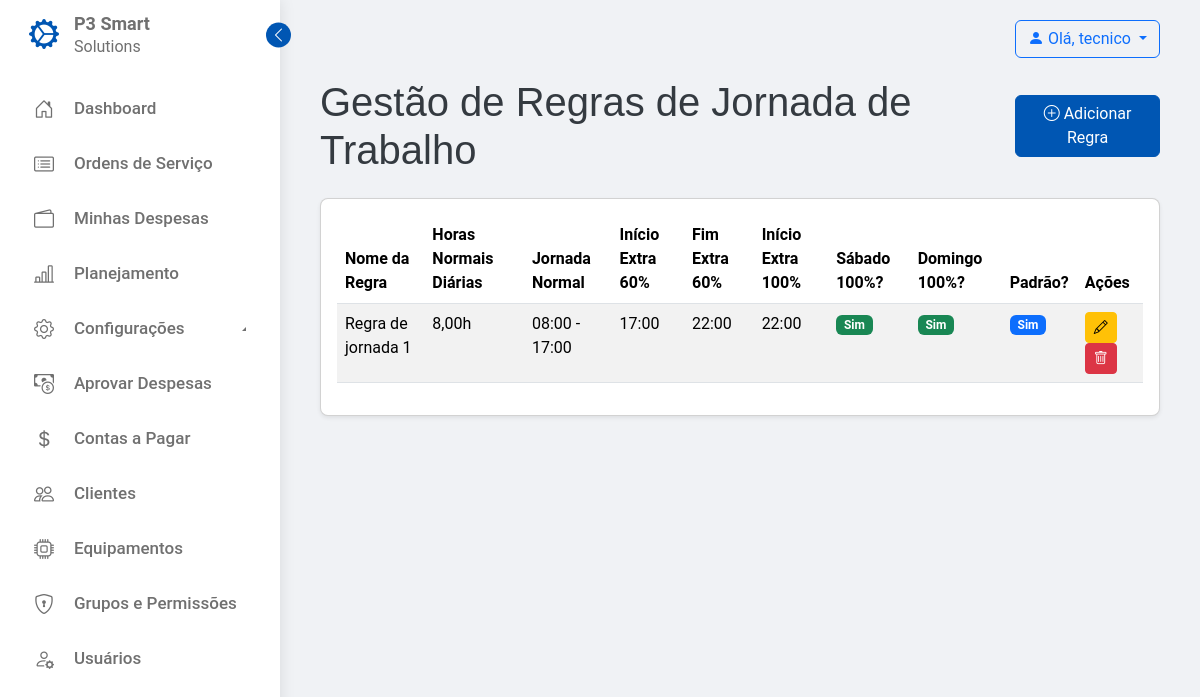
Screenshot of /servico/gestao/regras-jornada/ (signed in) with the database file from the repository.
### servico_campo/models.py (models this page shows, shortened)
class RegraJornadaTrabalho(models.Model):
    nome = models.CharField(max_length=100, unique=True,
                            verbose_name=_("Nome da Regra"))
    horas_normais_diarias = models.DecimalField(
        max_digits=4, decimal_places=2, default=8.00,
        verbose_name=_("Horas Normais Diárias (Ex: 8.00)")
    )
    inicio_jornada_normal = models.TimeField(
        default=time(8, 0, 0), verbose_name=_("Início da Jornada Normal (HH:MM)")
    )
    fim_jornada_normal = models.TimeField(
        default=time(17, 0, 0), verbose_name=_("Fim da Jornada Normal (HH:MM)")
    )
    inicio_extra_60 = models.TimeField(
        default=time(17, 0, 1), verbose_name=_("Início da Hora Extra 60% (HH:MM)")
    )
    fim_extra_60 = models.TimeField(
        default=time(22, 0, 0), verbose_name=_("Fim da Hora Extra 60% (HH:MM)")
    )
    inicio_extra_100 = models.TimeField(
        default=time(22, 0, 1), verbose_name=_("Início da Hora Extra 100% (HH:MM)")
    )
    considerar_sabado_100_extra = models.BooleanField(
        default=True, verbose_name=_("Considerar Sábado 100% Extra")
    )
    considerar_domingo_100_extra = models.BooleanField(
        default=True, verbose_name=_("Considerar Domingo 100% Extra")
    )
    is_default = models.BooleanField(
        default=False, verbose_name=_("Regra Padrão (Default)")
    )
    class Meta:
        verbose_name = _("Regra de Jornada de Trabalho")
        verbose_name_plural = _("Regras de Jornada de Trabalho")

### servico_campo/views.py (the view)
# urls.py: path('gestao/regras-jornada/', views.RegraJornadaTrabalhoListView.as_view(),
class RegraJornadaTrabalhoListView(GestorRequiredMixin, ListView):
    permission_required = 'servico_campo.view_regrajornadatrabalho'
    model = RegraJornadaTrabalho
    template_name = 'servico_campo/gestao/regra_jornada_trabalho_list.html'
    context_object_name = 'regras'
    ordering = ['-is_default', 'nome']  # Exibe a padrão primeiro
    def get_context_data(self, **kwargs):
        context = super().get_context_data(**kwargs)
        context['form_title'] = _("Gestão de Regras de Jornada de Trabalho")
        return context

### servico_campo/templates/servico_campo/gestao/regra_jornada_trabalho_list.html (shortened to what this page needs)
{% extends 'servico_campo/base.html' %}
{% load i18n %}
{% block content %}
    <div class="d-flex flex-column flex-md-row justify-content-md-between align-items-md-center gap-3 mb-4">
        <h1 class="mb-0">{{ form_title }}</h1>
        <a href="{% url 'servico_campo:nova_regra_jornada' %}" class="btn btn-primary">
            <i class="bi bi-plus-circle"></i> {% trans "Adicionar Regra" %}
        </a>
    </div>
    <div class="card card-body">
        <div class="table-responsive">
            <table class="table table-striped table-hover">
                <thead>
                    <tr>
                        <th>{% trans "Nome da Regra" %}</th>
                        <th>{% trans "Horas Normais Diárias" %}</th>
                        <th>{% trans "Jornada Normal" %}</th>
                        <th>{% trans "Início Extra 60%" %}</th>
                        <th>{% trans "Fim Extra 60%" %}</th>
                        <th>{% trans "Início Extra 100%" %}</th>
                        <th>{% trans "Sábado 100%?" %}</th>
                        <th>{% trans "Domingo 100%?" %}</th>
                        <th>{% trans "Padrão?" %}</th>
                        <th>{% trans "Ações" %}</th>
                    </tr>
                </thead>
                <tbody>
                    {% for regra in regras %}
                    <tr>
                        <td>{{ regra.nome }}</td>
                        <td>{{ regra.horas_normais_diarias|floatformat:2 }}h</td>
                        <td>{{ regra.inicio_jornada_normal|time:"H:i" }} - {{ regra.fim_jornada_normal|time:"H:i" }}</td>
                        <td>{{ regra.inicio_extra_60|time:"H:i" }}</td>
                        <td>{{ regra.fim_extra_60|time:"H:i" }}</td>
                        <td>{{ regra.inicio_extra_100|time:"H:i" }}</td>
                        <td>
                            {% if regra.considerar_sabado_100_extra %}
                                <span class="badge bg-success">{% trans "Sim" %}</span>
                            {% else %}
                                <span class="badge bg-danger">{% trans "Não" %}</span>
                            {% endif %}
                        </td>
                        <td>
                            {% if regra.considerar_domingo_100_extra %}
                                <span class="badge bg-success">{% trans "Sim" %}</span>
                            {% else %}
                                <span class="badge bg-danger">{% trans "Não" %}</span>
                            {% endif %}
                        </td>
                        <td>
                            {% if regra.is_default %}
                                <span class="badge bg-primary">{% trans "Sim" %}</span>
                            {% else %}
                                <span class="badge bg-secondary">{% trans "Não" %}</span>
                            {% endif %}
                        </td>
                        <td>
                            <a href="{% url 'servico_campo:editar_regra_jornada' regra.pk %}" class="btn btn-sm btn-warning" title="{% trans 'Editar' %}"><i class="bi bi-pencil"></i></a>
                            <a href="{% url 'servico_campo:excluir_regra_jornada' regra.pk %}" class="btn btn-sm btn-danger" title="{% trans 'Excluir' %}"><i class="bi bi-trash"></i></a>
                        </td>
                    </tr>
                    {% empty %}
                        <tr>
                            <td colspan="10" class="text-center">{% trans "Nenhuma regra de jornada de trabalho cadastrada." %}</td>
                        </tr>
                    {% endfor %}
                </tbody>
            </table>
        </div>
    </div>
{% endblock %}

### servico_campo/templates/servico_campo/base.html (shortened to what this page needs)
{% load static %}
{% load i18n %}
<!DOCTYPE html>
<html lang="pt-br">
<head>
    <link href="https://cdn.jsdelivr.net/npm/bootstrap@5.3.3/dist/css/bootstrap.min.css" rel="stylesheet">
    <link rel="stylesheet" href="https://cdn.jsdelivr.net/npm/bootstrap-icons@1.11.3/font/bootstrap-icons.min.css">
    <link rel="stylesheet" href="{% static 'servico_campo/css/sidebar.css' %}">
    <link rel="stylesheet" href="{% static 'servico_campo/css/style.css' %}">
</head>
<body>
<nav class="sidebar">
    <header>
        <div class="image-text">
            <span class="image">
                <i class='bi bi-gear-wide-connected' style="font-size: 30px; color: #0056b3;"></i>
            </span>
            <div class="text logo-text">
                <span class="name">P3 Smart</span>
                <span class="profession">Solutions</span>
            </div>
        </div>
        <i class='bi bi-chevron-right toggle'></i>
    </header>
    <div class="menu-bar">
        <div class="menu">
            <ul class="menu-links">
                <li class="nav-link">
                    <a href="{% url 'servico_campo:dashboard' %}">
                        <i class='bi bi-house-door icon'></i>
                        <span class="text nav-text">Dashboard</span>
                    </a>
                </li>
                <li class="nav-link">
                    <a href="{% url 'servico_campo:lista_os' %}">
                        <i class='bi bi-card-list icon'></i>
                        <span class="text nav-text">Ordens de Serviço</span>
                    </a>
                </li>
                <li class="nav-link">
                    <a href="{% url 'servico_campo:minhas_despesas' %}">
                        <i class='bi bi-wallet2 icon'></i>
                        <span class="text nav-text">Minhas Despesas</span>
                    </a>
                </li>
                <li class="nav-link">
                    <a href="{% url 'servico_campo:gantt_chart' %}">
                        <i class='bi bi-bar-chart-line icon'></i>
                        <span class="text nav-text">Planejamento</span>
                    </a>
                </li>
                {% if user.is_authenticated %}
                    {% if perms.configuracoes.view_tipomanutencao or perms.configuracoes.view_tipodocumento or perms.configuracoes.view_formapagamento or perms.servico_campo.view_regrajornadatrabalho or perms.servico_campo.view_categoriaproblema or perms.servico_campo.view_subcategoriaproblema %}
                    <li class="nav-link menu-item-has-submenu">
                        <a href="#" class="dropdown-toggle-sidebar" data-bs-toggle="collapse" data-bs-target="#submenu-config" aria-expanded="false">
                            <i class='bi bi-gear icon'></i>
                            <span class="text nav-text">Configurações</span>
                        </a>
                        </li>
                        {% endif %}
                    {% if perms.servico_campo.change_despesa %}
                        <li class="nav-link">
                            <a href="{% url 'servico_campo:lista_despesas_pendentes' %}">
                                <i class='bi bi-cash-coin icon'></i>
                                <span class="text nav-text">Aprovar Despesas</span>
                            </a>
                        </li>
                    {% endif %}
                    {% if perms.servico_campo.view_contapagar %}
                        <li class="nav-link">
                            <a href="{% url 'servico_campo:lista_contas_a_pagar' %}">
                                <i class='bi bi-currency-dollar icon'></i>
                                <span class="text nav-text">{% trans "Contas a Pagar" %}</span>
                            </a>
                        </li>
                    {% endif %}
                    {% if perms.servico_campo.view_cliente %}
                        <li class="nav-link">
                            <a href="{% url 'servico_campo:lista_clientes' %}">
                                <i class='bi bi-people icon'></i>
                                <span class="text nav-text">Clientes</span>
                            </a>
                        </li>
                    {% endif %}
                    {% if perms.servico_campo.view_equipamento %}
                        <li class="nav-link">
                            <a href="{% url 'servico_campo:lista_equipamentos' %}">
                                <i class='bi bi-cpu icon'></i>
                                <span class="text nav-text">Equipamentos</span>
                            </a>
                        </li>
                    {% endif %}
                    {% if perms.auth.view_group %}
                        <li class="nav-link">
                            <a href="{% url 'servico_campo:lista_grupos' %}">
                                <i class='bi bi-shield-lock icon'></i>
                                <span class="text nav-text">Grupos e Permissões</span>
                            </a>
                        </li>
                    {% endif %}
                    {% if perms.auth.view_user %}
                         <li class="nav-link">
                            <a href="{% url 'servico_campo:lista_usuarios' %}">
                                <i class='bi bi-person-gear icon'></i>
                                <span class="text nav-text">Usuários</span>
                            </a>
                        </li>
                    {% endif %}
                {% endif %}
            </ul>
        </div>
    </div>
</nav>
<section class="home">
    <div class="header-content">
        <div class="user-menu">
            {% if user.is_authenticated %}
                <div class="dropdown">
                    <a class="btn btn-outline-primary dropdown-toggle" href="#" role="button" id="userDropdown" data-bs-toggle="dropdown" aria-expanded="false">
                        <i class="bi bi-person-fill"></i> Olá, {% if user.first_name %}{{ user.first_name }}{% else %}{{ user.username }}{% endif %}
                    </a>
                </div>
            {% else %}
                <a href="{% url 'login' %}" class="btn btn-primary">{% trans "Entrar" %}</a>
            {% endif %}
        </div>
    </div>
    {% block content %}{% endblock %}
</section>
</body>
</html>

### rows the page displays
RegraJornadaTrabalho: nome "Regra de jornada 1", horas_normais_diarias "8,00", inicio_jornada_normal "08:00", fim_jornada_normal "17:00", inicio_extra_60 "17:00", fim_extra_60 "22:00", inicio_extra_100 "22:00"

### other values shown
{{ user.first_name }} "tecnico"
